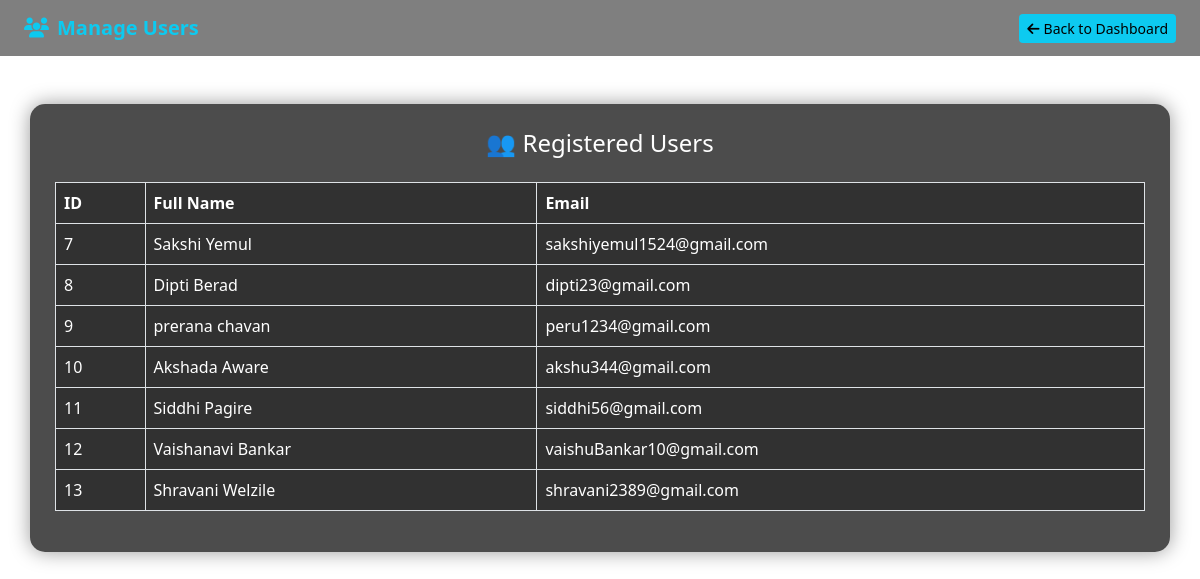
Page /admin/manage_users.php on the committed database.
### tables this page shows
CREATE TABLE `register` (
  `id` int(11) NOT NULL,
  `fullname` varchar(100) NOT NULL,
  `email` varchar(233) NOT NULL,
  `password` varchar(255) NOT NULL
);

### admin/manage_users.php (the view, shortened to what this page needs)
<?php
$conn = new mysqli("localhost", "root", "", "web_project");
$users = $conn->query("SELECT * FROM register");
?>
<!DOCTYPE html>
<html lang="en">
<head>
    <link href="https://cdn.jsdelivr.net/npm/bootstrap@5.3.0/dist/css/bootstrap.min.css" rel="stylesheet">
    <link href="https://cdnjs.cloudflare.com/ajax/libs/font-awesome/6.5.0/css/all.min.css" rel="stylesheet">
</head>
<body>
<nav class="navbar navbar-dark px-4">
    <span class="navbar-brand"><i class="fas fa-users me-2"></i>Manage Users</span>
    <a href="admin_dashboard.html" class="btn btn-back btn-sm"><i class="fas fa-arrow-left me-1"></i>Back to Dashboard</a>
</nav>
<div class="container mt-5 table-container">
    <h4 class="mb-4 text-center">👥 Registered Users</h4>
    <div class="table-responsive">
        <table class="table table-bordered table-hover align-middle">
            <thead>
                <tr>
                    <th>ID</th>
                    <th>Full Name</th>
                    <th>Email</th>
                </tr>
            </thead>
            <tbody>
                <?php if ($users->num_rows > 0): ?>
                    <?php while($user = $users->fetch_assoc()): ?>
                        <tr>
                            <td><?= $user['id'] ?></td>
                            <td><?= $user['fullname'] ?></td>
                            <td><?= $user['email'] ?></td>
                        </tr>
                    <?php endwhile; ?>
                <?php else: ?>
                    <tr>
                        <td colspan="3" class="text-center text-light">No users found.</td>
                    </tr>
                <?php endif; ?>
            </tbody>
        </table>
    </div>
</div>
</body>
</html>

### admin/manage_users.php (style rules this page uses)
body { background: url('https://images.unsplash.com/photo-1507525428034-b723cf961d3e') no-repeat center center fixed; background-size: cover; }
.navbar { background-color: rgba(0, 0, 0, 0.5); }
.navbar-brand { color: #0dcaf0; font-weight: bold; }
.btn-back { border: none; background-color: #0dcaf0; color: #000; }
.table-container { background-color: rgba(0, 0, 0, 0.7); padding: 25px; border-radius: 15px; box-shadow: 0 0 20px rgba(0,0,0,0.4); color: white; }
.table { background-color: rgba(0, 0, 0, 0.5); }
.table th, .table td { color: #fff; background-color: rgba(255, 255, 255, 0.05); }

### rows in the picture
register: id "7", fullname "Sakshi Yemul", email "sakshiyemul1524@gmail.com"
register: id "8", fullname "Dipti Berad", email "dipti23@gmail.com"
register: id "9", fullname "prerana chavan", email "peru1234@gmail.com"
register: id "10", fullname "Akshada Aware", email "akshu344@gmail.com"
register: id "11", fullname "Siddhi Pagire", email "siddhi56@gmail.com"
register: id "12", fullname "Vaishanavi Bankar", email "vaishuBankar10@gmail.com"
register: id "13", fullname "Shravani Welzile", email "shravani2389@gmail.com"
